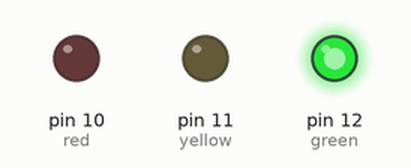
This sketch was run on a simulated Arduino Uno, built with avr-gcc and run on an emulated ATmega328P. Parts: output pins drawn as LEDs (lit = HIGH).

Above: at 10.0 s.
At 22.5 s:
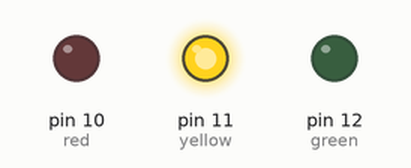
At 35.0 s:
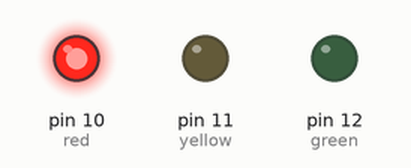
Timing chart, 0 to 58.5 s (numbered marks = the images above):
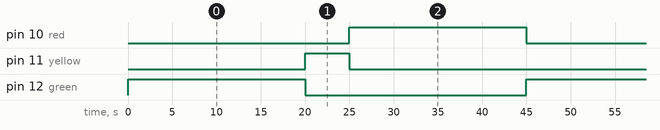

The sketch:

traffic_light.ino
```cpp
#define green 12
#define yellow 11
#define red 10

void setup()
{
  pinMode(green, OUTPUT);
  pinMode(yellow, OUTPUT);
  pinMode(red, OUTPUT);
}

void loop()
{
  digitalWrite(green, HIGH);
  delay(20000);
  digitalWrite(green, LOW);

  digitalWrite(yellow, HIGH);
  delay(5000);
  digitalWrite(yellow, LOW);

  digitalWrite(red, HIGH);
  delay(20000);
  digitalWrite(red, LOW);
}
```

Measured:
- by itself, pin 10 (red), pin 12 (green): alternates HIGH for 20.0 s and LOW for 25.0 s
- by itself, pin 11 (yellow): alternates HIGH for 5.0 s and LOW for 40.0 s
- by itself, everything shown: repeats every 45.0 s, in 4 steps
